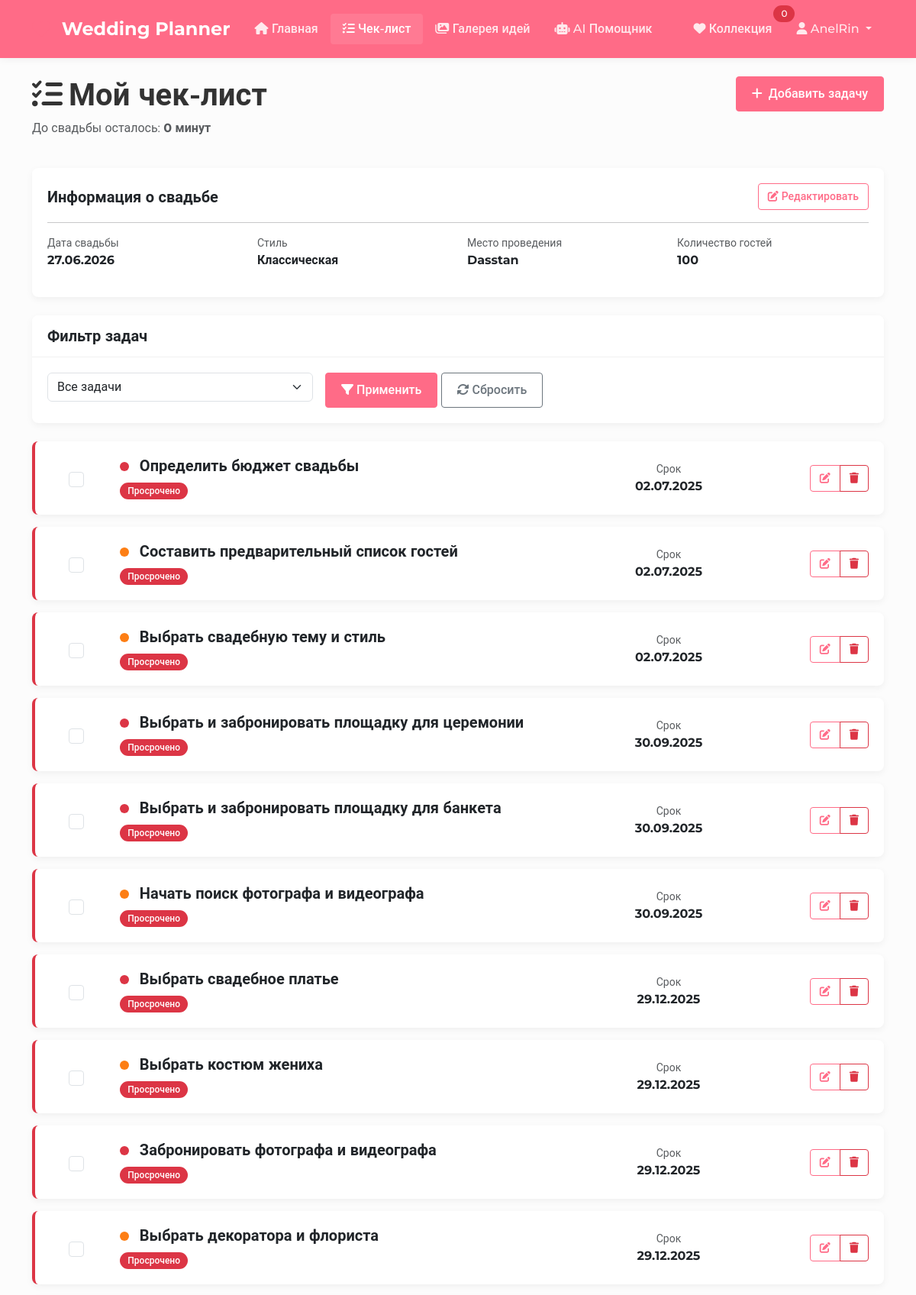
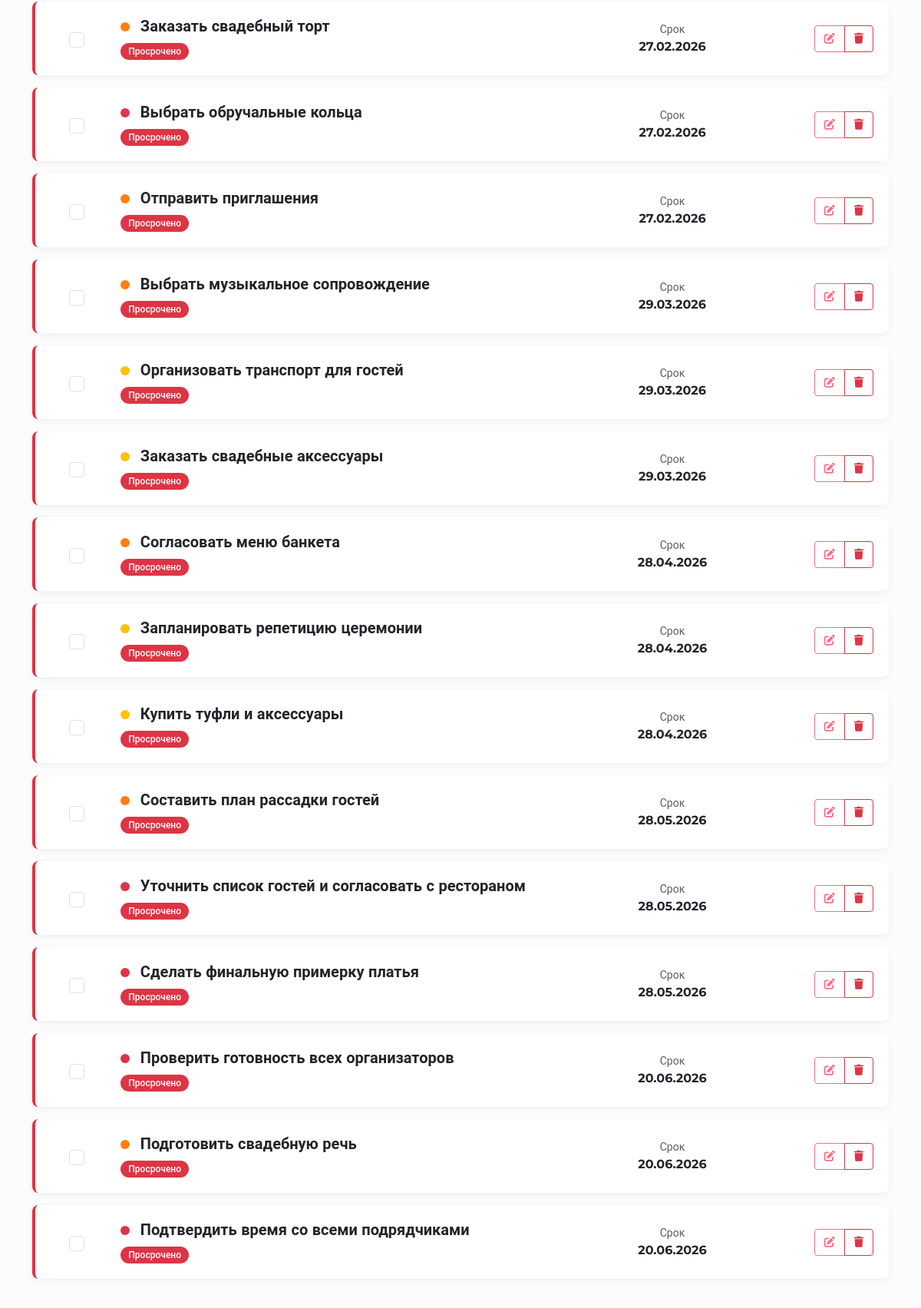
The app's page /checklist/ (signed in, upper part) with its own data (2 pictures, top to bottom).
### weddings/models.py (models this page shows, shortened)
class Wedding(models.Model):
    STYLE_CHOICES = [
        ('classic', 'Классическая'),
        ('modern', 'Современная'),
        ('rustic', 'Рустик'),
        ('beach', 'Пляжная'),
        ('boho', 'Бохо'),
        ('vintage', 'Винтаж'),
        ('glamour', 'Гламур'),
        ('minimalistic', 'Минимализм'),
    ]
    user = models.OneToOneField(User, on_delete=models.CASCADE)
    date = models.DateField(verbose_name='Дата свадьбы')
    style = models.CharField(max_length=20, choices=STYLE_CHOICES, verbose_name='Стиль свадьбы')
    location = models.CharField(max_length=255, blank=True, verbose_name='Место проведения')
    guests_count = models.PositiveIntegerField(default=0, verbose_name='Количество гостей')
    budget = models.DecimalField(max_digits=10, decimal_places=2, default=0, verbose_name='Бюджет')

class Task(models.Model):
    PRIORITY_CHOICES = [
        (1, 'Низкий'),
        (2, 'Средний'),
        (3, 'Высокий'),
        (4, 'Срочный'),
    ]
    wedding = models.ForeignKey(Wedding, on_delete=models.CASCADE, related_name='tasks')
    title = models.CharField(max_length=255, verbose_name='Название задачи')
    description = models.TextField(blank=True, verbose_name='Описание')
    due_date = models.DateField(verbose_name='Срок выполнения')
    completed = models.BooleanField(default=False, verbose_name='Выполнено')
    priority = models.IntegerField(choices=PRIORITY_CHOICES, default=2, verbose_name='Приоритет')
    created_at = models.DateTimeField(auto_now_add=True)
    class Meta:
        ordering = ['due_date', '-priority']
    def is_overdue(self):
        return self.due_date < timezone.now().date() and not self.completed

### weddings/views.py (the view)
# urls.py: path('checklist/', views.checklist, name='checklist'),
@login_required
def checklist(request):
    try:
        wedding = Wedding.objects.get(user=request.user)
    except Wedding.DoesNotExist:
        messages.warning(request, 'Сначала создайте свадьбу!')
        return redirect('wedding_create')
    tasks = Task.objects.filter(wedding=wedding)
    filter_form = TaskFilterForm(request.GET)
    if filter_form.is_valid():
        filter_value = filter_form.cleaned_data.get('filter_by')
        if filter_value == 'completed':
            tasks = tasks.filter(completed=True)
        elif filter_value == 'pending':
            tasks = tasks.filter(completed=False)
        elif filter_value == 'overdue':
            tasks = tasks.filter(due_date__lt=timezone.now().date(), completed=False)
    tasks = tasks.order_by('completed', 'due_date')
    context = {
        'tasks': tasks,
        'filter_form': filter_form,
        'wedding': wedding
    }
    return render(request, 'weddings/checklist.html', context)

### weddings/forms.py
class TaskFilterForm(forms.Form):
    FILTER_CHOICES = [
        ('all', 'Все задачи'),
        ('completed', 'Выполненные'),
        ('pending', 'Невыполненные'),
        ('overdue', 'Просроченные'),
    ]
    filter_by = forms.ChoiceField(
        choices=FILTER_CHOICES,
        required=False,
        initial='all',
        widget=forms.Select(attrs={'class': 'form-select'})
    )

### weddings/templates/weddings/checklist.html (shortened to what this page needs)
{% extends "base.html" %}
{% block content %}
<div class="row mb-4">
    <div class="col-md-6">
        <h1><i class="fas fa-tasks me-2"></i>Мой чек-лист</h1>
        <p class="text-muted">
            До свадьбы осталось:
            <strong>
                {% with days_left=wedding.date|timeuntil %}
                    {{ days_left }}
                {% endwith %}
            </strong>
        </p>
    </div>
    <div class="col-md-6 text-end">
        <a href="{% url 'task_create' %}" class="btn btn-primary">
            <i class="fas fa-plus me-2"></i>Добавить задачу
        </a>
    </div>
</div>
<div class="row mb-4">
    <div class="col-md-12">
        <div class="card">
            <div class="card-body">
                <div class="d-flex justify-content-between align-items-center">
                    <div>
                        <h5 class="card-title mb-0">Информация о свадьбе</h5>
                    </div>
                    <div>
                        <a href="{% url 'wedding_edit' %}" class="btn btn-sm btn-outline-primary">
                            <i class="fas fa-edit me-1"></i>Редактировать
                        </a>
                    </div>
                </div>
                <hr>
                <div class="row">
                    <div class="col-md-3 mb-3">
                        <small class="text-muted d-block">Дата свадьбы</small>
                        <strong>{{ wedding.date|date:"d.m.Y" }}</strong>
                    </div>
                    <div class="col-md-3 mb-3">
                        <small class="text-muted d-block">Стиль</small>
                        <strong>{{ wedding.get_style_display }}</strong>
                    </div>
                    <div class="col-md-3 mb-3">
                        <small class="text-muted d-block">Место проведения</small>
                        <strong>{{ wedding.location|default:"Не указано" }}</strong>
                    </div>
                    <div class="col-md-3 mb-3">
                        <small class="text-muted d-block">Количество гостей</small>
                        <strong>{{ wedding.guests_count }}</strong>
                    </div>
                </div>
            </div>
        </div>
    </div>
</div>
<div class="row mb-4">
    <div class="col-md-12">
        <div class="card">
            <div class="card-header bg-white">
                <div class="d-flex justify-content-between align-items-center">
                    <h5 class="mb-0">Фильтр задач</h5>
                </div>
            </div>
            <div class="card-body">
                <form method="get" class="row g-3">
                    <div class="col-md-4">
                        {{ filter_form.filter_by }}
                    </div>
                    <div class="col-md-4">
                        <button type="submit" class="btn btn-primary">
                            <i class="fas fa-filter me-1"></i>Применить
                        </button>
                        <a href="{% url 'checklist' %}" class="btn btn-outline-secondary">
                            <i class="fas fa-sync-alt me-1"></i>Сбросить
                        </a>
                    </div>
                </form>
            </div>
        </div>
    </div>
</div>
<div class="row">
    <div class="col-md-12">
        {% if tasks %}
            {% for task in tasks %}
                <div class="card task-card mb-3 {% if task.completed %}task-completed{% endif %} {% if task.is_overdue %}task-overdue{% endif %}">
                    <div class="card-body">
                        <div class="row align-items-center">
                            <div class="col-md-1 text-center">
                                <input type="checkbox" class="form-check-input checkbox-lg task-toggle"
                                       data-task-id="{{ task.id }}"
                                       {% if task.completed %}checked{% endif %}>
                            </div>
                            <div class="col-md-7">
                                <h5 class="card-title task-title">
                                    <span class="priority-indicator priority-{{ task.priority }}"></span>
                                    {{ task.title }}
                                </h5>
                                {% if task.is_overdue and not task.completed %}
                                    <div class="badge bg-danger">Просрочено</div>
                                {% endif %}
                            </div>
                            <div class="col-md-2 text-center">
                                <div class="small text-muted">Срок</div>
                                <strong>{{ task.due_date|date:"d.m.Y" }}</strong>
                            </div>
                            <div class="col-md-2 text-end">
                                <div class="btn-group">
                                    <a href="{% url 'task_edit' task.id %}" class="btn btn-sm btn-outline-primary">
                                        <i class="fas fa-edit"></i>
                                    </a>
                                    <button type="button" class="btn btn-sm btn-outline-danger delete-task-btn"
                                            data-bs-toggle="modal" data-bs-target="#deleteTaskModal"
                                            data-task-id="{{ task.id }}" data-task-title="{{ task.title }}">
                                        <i class="fas fa-trash"></i>
                                    </button>
                                </div>
                            </div>
                        </div>
                    </div>
                </div>
            {% endfor %}
        {% endif %}
    </div>
</div>
{% endblock %}

### templates/includes/navbar.html (shortened to what this page needs)
<nav class="navbar navbar-expand-lg navbar-dark bg-primary">
    <div class="container">
        <a class="navbar-brand" href="{% url 'home' %}">
            <i class="fas fa-heart mr-2"></i> Wedding Planner
        </a>
        <div class="collapse navbar-collapse" id="navbarNav">
            <ul class="navbar-nav me-auto">
                <li class="nav-item">
                    <a class="nav-link {% if request.path == '/' %}active{% endif %}" href="{% url 'home' %}">
                        <i class="fas fa-home"></i> Главная
                    </a>
                </li>
                    {% if user.is_authenticated %}
                        <li class="nav-item">
                            <a class="nav-link {% if 'checklist' in request.path %}active{% endif %}" href="{% url 'checklist' %}">
                                <i class="fas fa-tasks"></i> Чек-лист
                            </a>
                        </li>
                        <li class="nav-item">
                            <a class="nav-link {% if 'gallery' in request.path %}active{% endif %}" href="{% url 'gallery' %}">
                                <i class="fas fa-images"></i> Галерея идей
                            </a>
                        </li>
                        <li class="nav-item">
                            <a class="nav-link {% if 'gemini' in request.path %}active{% endif %}" href="{% url 'gemini_chat' %}">
                                <i class="fas fa-robot"></i> AI Помощник
                            </a>
                        </li>
                    {% endif %}
            </ul>
            <ul class="navbar-nav">
                {% if user.is_authenticated %}
                    <li class="nav-item">
                        <a class="nav-link position-relative {% if 'cart' in request.path %}active{% endif %}" href="{% url 'cart' %}">
                            <i class="fas fa-heart"></i> Коллекция
                            <span class="position-absolute top-0 start-100 translate-middle badge rounded-pill bg-danger">
                                {{ user.cart_items.count }}
                            </span>
                        </a>
                    </li>
                    <li class="nav-item dropdown">
                        <a class="nav-link dropdown-toggle" href="#" role="button" data-bs-toggle="dropdown" aria-expanded="false">
                            <i class="fas fa-user"></i> {{ user.username }}
                        </a>
                    </li>
                {% endif %}
            </ul>
        </div>
    </div>
</nav>

### static/css/styles.css (style rules this page uses)
:root { --primary-color: #ff6b87; --primary-hover: #ff4d6e; --secondary-color: #6c757d; --light-color: #f8f9fa; --dark-color: #343a40; --success-color: #28a745; --danger-color: #dc3545; --warning-color: #ffc107; --info-color: #17a2b8; --white: #ffffff; --shadow: 0 5px 15px rgba(0,0,0,0.1); --transition: all 0.3s ease; --radius: 8px; --radius-sm: 4px; }
body { font-family: 'Montserrat', 'Roboto', sans-serif; color: #333; min-height: 100vh; display: flex; flex-direction: column; background-color: #fcfcfc; }
h1, h2, h3, h4, h5, h6 { font-weight: 600; }
a { text-decoration: none !important; color: var(--primary-color); transition: var(--transition); }
.navbar { box-shadow: 0 2px 10px rgba(0,0,0,0.05); padding: 15px 0; }
.navbar-brand { font-weight: 700; font-size: 1.5rem; }
.navbar-brand i { color: var(--primary-color); margin-right: 8px; }
.navbar-dark .navbar-nav .nav-link { color: rgba(255,255,255,0.85); font-weight: 500; padding: 8px 16px; transition: var(--transition); }
.navbar-dark .navbar-nav .nav-link:hover, .navbar-dark .navbar-nav .nav-link.active { color: #fff; background-color: rgba(255,255,255,0.1); border-radius: var(--radius-sm); }
.btn { border-radius: var(--radius-sm); padding: 10px 20px; font-weight: 500; transition: var(--transition); box-shadow: none; text-transform: none; }
.btn-sm { padding: 6px 12px; font-size: 0.875rem; }
.btn-primary { background-color: var(--primary-color); border-color: var(--primary-color); }
.btn-outline-primary { color: var(--primary-color); border-color: var(--primary-color); }
.card { border-radius: var(--radius); border: none; overflow: hidden; box-shadow: 0 3px 10px rgba(0,0,0,0.05); transition: var(--transition); }
.card-header { border-bottom: 1px solid rgba(0,0,0,0.05); padding: 15px 20px; background-color: #fff; }
.card-body { padding: 20px; }
.badge { font-weight: 500; padding: 5px 10px; border-radius: 20px; }
.task-card { transition: var(--transition); border-left: 4px solid transparent; }
.task-overdue { border-left-color: var(--danger-color); }
.priority-indicator { display: inline-block; width: 12px; height: 12px; border-radius: 50%; margin-right: 8px; }
.priority-4 { background-color: var(--danger-color); }
.priority-3 { background-color: var(--warning-color); }
.priority-2 { background-color: #17a2b8; }
.bg-primary { background-color: var(--primary-color) !important; }

### weddings/templates/weddings/checklist.html (style rules this page uses)
.task-card { transition: all 0.2s ease; }
.priority-indicator { display: inline-block; width: 12px; height: 12px; border-radius: 50%; margin-right: 8px; }
.priority-4 { background-color: #dc3545; }
.priority-3 { background-color: #fd7e14; }
.priority-2 { background-color: #ffc107; }
.task-overdue { border-left: 4px solid #dc3545; }
.checkbox-lg { width: 20px; height: 20px; }

### records on screen
Wedding: date "27.06.2026", style "Классическая", location "Dasstan", guests_count "100"
Task: priority 4 (drawn), title "Определить бюджет свадьбы", shows "Просрочено", due_date "02.07.2025"
Task: priority 3 (drawn), title "Составить предварительный список гостей", shows "Просрочено", due_date "02.07.2025"
Task: priority 3 (drawn), title "Выбрать свадебную тему и стиль", shows "Просрочено", due_date "02.07.2025"
Task: priority 4 (drawn), title "Выбрать и забронировать площадку для церемонии", shows "Просрочено", due_date "30.09.2025"
Task: priority 4 (drawn), title "Выбрать и забронировать площадку для банкета", shows "Просрочено", due_date "30.09.2025"
Task: priority 3 (drawn), title "Начать поиск фотографа и видеографа", shows "Просрочено", due_date "30.09.2025"
Task: priority 4 (drawn), title "Выбрать свадебное платье", shows "Просрочено", due_date "29.12.2025"
Task: priority 3 (drawn), title "Выбрать костюм жениха", shows "Просрочено", due_date "29.12.2025"
Task: priority 4 (drawn), title "Забронировать фотографа и видеографа", shows "Просрочено", due_date "29.12.2025"
Task: priority 3 (drawn), title "Выбрать декоратора и флориста", shows "Просрочено", due_date "29.12.2025"
Task: priority 3 (drawn), title "Заказать свадебный торт", shows "Просрочено", due_date "27.02.2026"
Task: priority 4 (drawn), title "Выбрать обручальные кольца", shows "Просрочено", due_date "27.02.2026"
Task: priority 3 (drawn), title "Отправить приглашения", shows "Просрочено", due_date "27.02.2026"
Task: priority 3 (drawn), title "Выбрать музыкальное сопровождение", shows "Просрочено", due_date "29.03.2026"
Task: priority 2 (drawn), title "Организовать транспорт для гостей", shows "Просрочено", due_date "29.03.2026"
Task: priority 2 (drawn), title "Заказать свадебные аксессуары", shows "Просрочено", due_date "29.03.2026"
Task: priority 3 (drawn), title "Согласовать меню банкета", shows "Просрочено", due_date "28.04.2026"
Task: priority 2 (drawn), title "Запланировать репетицию церемонии", shows "Просрочено", due_date "28.04.2026"
Task: priority 2 (drawn), title "Купить туфли и аксессуары", shows "Просрочено", due_date "28.04.2026"
Task: priority 3 (drawn), title "Составить план рассадки гостей", shows "Просрочено", due_date "28.05.2026"
Task: priority 4 (drawn), title "Уточнить список гостей и согласовать с рестораном", shows "Просрочено", due_date "28.05.2026"
Task: priority 4 (drawn), title "Сделать финальную примерку платья", shows "Просрочено", due_date "28.05.2026"
Task: priority 4 (drawn), title "Проверить готовность всех организаторов", shows "Просрочено", due_date "20.06.2026"
Task: priority 3 (drawn), title "Подготовить свадебную речь", shows "Просрочено", due_date "20.06.2026"
Task: priority 4 (drawn), title "Подтвердить время со всеми подрядчиками", shows "Просрочено", due_date "20.06.2026"

### other values on screen
{{ user.cart_items.count }} "0"
{{ user.username }} "AnelRin"
{{ days_left }} "0 минут"
